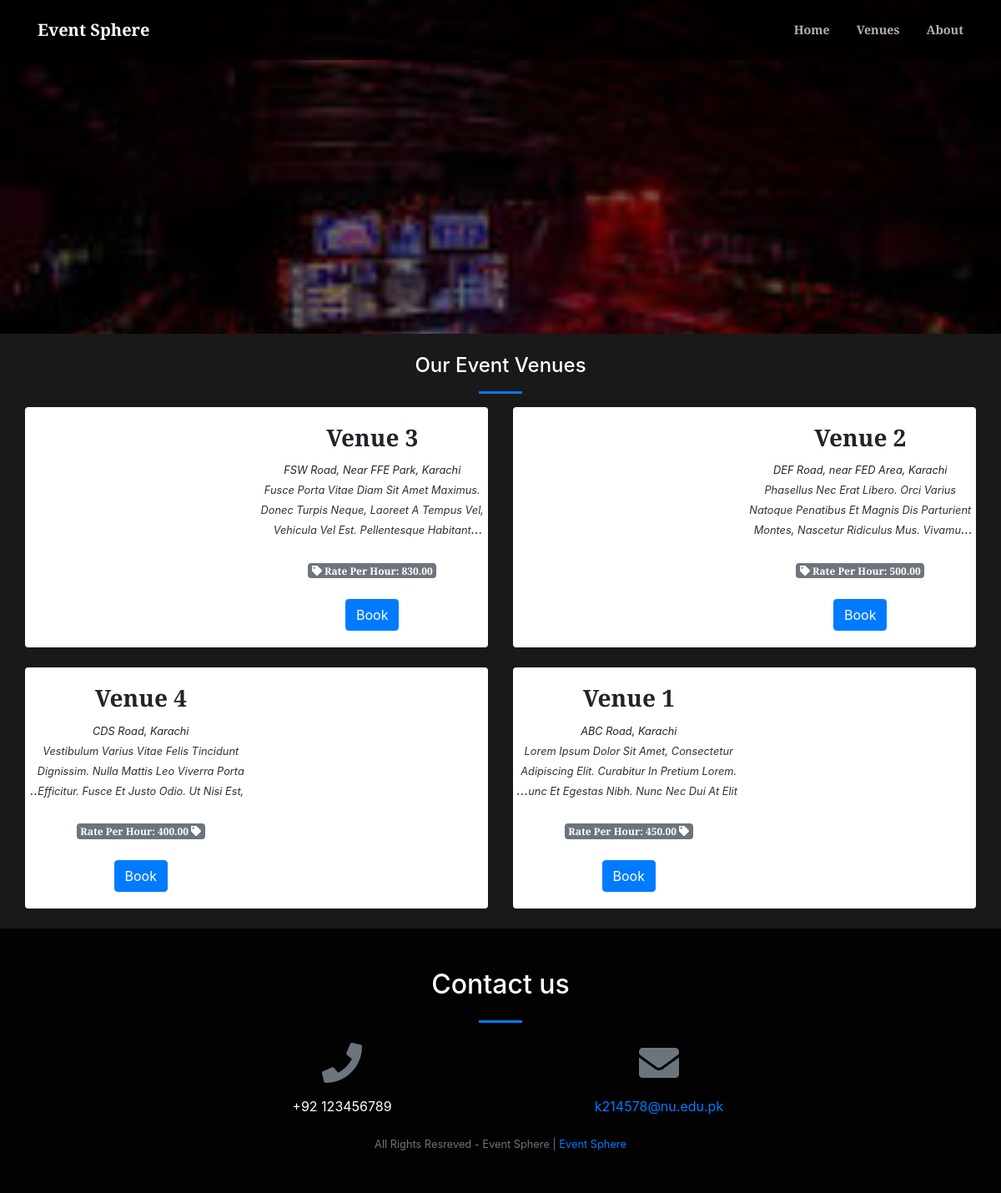
The page /index.php?page=venue on the database its author committed.
### tables this page shows
CREATE TABLE `venue` (
  `id` int(30) NOT NULL,
  `venue` text NOT NULL,
  `address` text NOT NULL,
  `description` text NOT NULL,
  `rate` float NOT NULL
);

### venue.php (the view, shortened to what this page needs)
<?php
include 'admin/db_connect.php';
?>
        <header class="masthead">
        </header>
            <div class="container-fluid mt-3 pt-2">
                <h4 class="text-center text-white">Our Event Venues</h4>
                <hr class="divider">
                <div class="row-items">
                <div class="col-lg-12">
                    <div class="row">
                <?php
                $rtl ='rtl';
                $ci= 0;
                $venue = $conn->query("SELECT * from venue order by rand()");
                while($row = $venue->fetch_assoc()):
                    $ci++;
                    if($ci < 3){
                        $rtl = '';
                    }else{
                        $rtl = 'rtl';
                    }
                    if($ci == 4){
                        $ci = 0;
                    }
                ?>
                <div class="col-md-6">
                <div class="card venue-list <?php echo $rtl ?>" data-id="<?php echo $row['id'] ?>">
                        <div id="imagesCarousel_<?php echo $row['id'] ?> card-img-top " class="carousel slide" data-ride="carousel">
                              <div class="carousel-inner">
                                     <a class="carousel-control-prev" href="#imagesCarousel_<?php echo $row['id'] ?>" role="button" data-slide="prev">
                                        <span class="carousel-control-prev-icon" aria-hidden="true"></span>
                                      </a>
                                      <a class="carousel-control-next" href="#imagesCarousel_<?php echo $row['id'] ?>" role="button" data-slide="next">
                                        <span class="carousel-control-next-icon" aria-hidden="true"></span>
                                      </a>
                                        </div>
                                    </div>
                    <div class="card-body">
                        <div class="row align-items-center justify-content-center text-center h-100">
                            <div class="">
                                <div>
                                    <h3><b class="filter-txt"><?php echo ucwords($row['venue']) ?></b></h3>
                                    <small><i><?php echo $row['address'] ?></i></small>
                                </div>
                                <div>
                                <span class="truncate" style="font-size: inherit;"><small><?php echo ucwords($row['description']) ?></small></span>
                                    <br>
                                <span class="badge badge-secondary"><i class="fa fa-tag"></i> Rate Per Hour: <?php echo number_format($row['rate'],2) ?></span>
                                <br>
                                <br>
                                <button class="btn btn-primary book-venue align-self-end" type="button" data-id='<?php echo $row['id'] ?>'>Book</button>
                                </div>
                            </div>
                        </div>
                    </div>
                </div>
                <br>
                </div>
                <?php endwhile; ?>
                </div>
                </div>
                </div>
            </div>

### venue.php (style rules this page uses)
.venue-list { cursor: pointer; border: unset; flex-direction: inherit; }
.venue-list .carousel,.venue-list .card-body { width: calc(50%) }
.carousel,.carousel-inner,.carousel-item { min-height: calc(100%) }
header.masthead,header.masthead:before { min-height: 50vh !important; height: 50vh !important }
.row-items { position: relative; }
.rtl { direction: rtl ; }

### rows shown on the page
venue: venue "Venue 3", address "FSW Road, Near FFE Park, Karachi", description "Fusce Porta Vitae Diam Sit Amet Maximus. Donec Turpis Neque, Laoreet A Tempus Vel, Vehicula Vel Est. Pellentesque…", rate "830.00"
venue: venue "Venue 2", address "DEF Road, near FED Area, Karachi", description "Phasellus Nec Erat Libero. Orci Varius Natoque Penatibus Et Magnis Dis Parturient Montes, Nascetur Ridiculus Mus.…", rate "500.00"
venue: venue "Venue 4", address "CDS Road, Karachi", description "Vestibulum Varius Vitae Felis Tincidunt Dignissim. Nulla Mattis Leo Viverra Porta Efficitur. Fusce Et Justo Odio. Ut Nisi…", rate "400.00"
venue: venue "Venue 1", address "ABC Road, Karachi", description "Lorem Ipsum Dolor Sit Amet, Consectetur Adipiscing Elit. Curabitur In Pretium Lorem. Nunc Et Egestas Nibh. Nunc Nec Dui At…", rate "450.00"

### other values the page prints
$_SESSION['system']['name'] "Event Sphere"
$_SESSION['system']['contact'] "+92 123456789"
$_SESSION['system']['email'] "k214578@nu.edu.pk"
